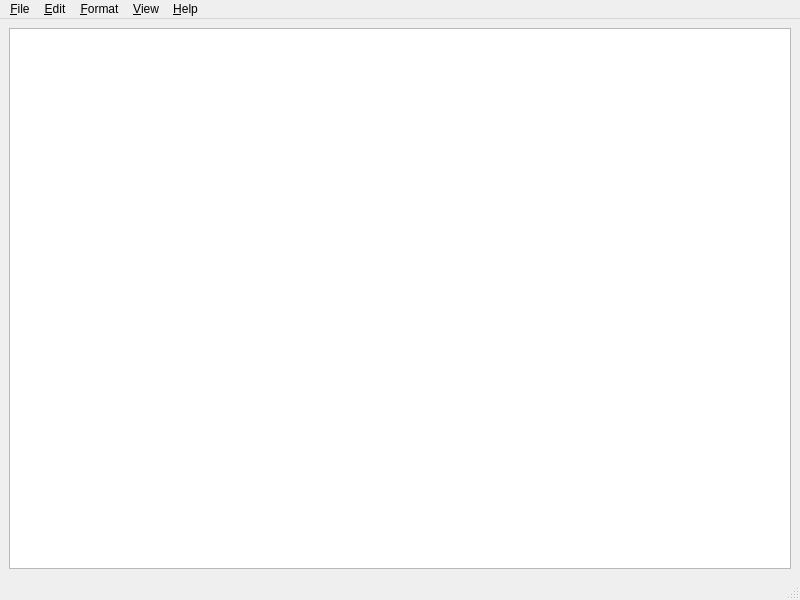
<?xml version="1.0" encoding="UTF-8"?>
<ui version="4.0">
 <class>MainWindow</class>
 <widget class="QMainWindow" name="MainWindow">
  <property name="geometry">
   <rect>
    <x>0</x>
    <y>0</y>
    <width>800</width>
    <height>600</height>
   </rect>
  </property>
  <property name="windowTitle">
   <string>MainWindow</string>
  </property>
  <widget class="QWidget" name="centralwidget">
   <layout class="QVBoxLayout" name="verticalLayout">
    <item>
     <widget class="QPlainTextEdit" name="plainTextEdit"/>
    </item>
   </layout>
  </widget>
  <widget class="QMenuBar" name="menubar">
   <property name="geometry">
    <rect>
     <x>0</x>
     <y>0</y>
     <width>800</width>
     <height>23</height>
    </rect>
   </property>
   <widget class="QMenu" name="menuFile">
    <property name="title">
     <string>&amp;File</string>
    </property>
    <addaction name="newFile"/>
    <addaction name="newWindowFile"/>
    <addaction name="openFile"/>
    <addaction name="saveFile"/>
    <addaction name="saveFileAs"/>
    <addaction name="separator"/>
    <addaction name="printFile"/>
    <addaction name="separator"/>
    <addaction name="exitapp"/>
   </widget>
   <widget class="QMenu" name="menuEdit">
    <property name="title">
     <string>&amp;Edit</string>
    </property>
    <addaction name="undoEdit"/>
    <addaction name="separator"/>
    <addaction name="cutEdit"/>
    <addaction name="copyEdit"/>
    <addaction name="pasteEdit"/>
    <addaction name="deleteEdit"/>
    <addaction name="separator"/>
    <addaction name="selectAll"/>
    <addaction name="dateTimeEdit"/>
   </widget>
   <widget class="QMenu" name="menuFormat">
    <property name="title">
     <string>&amp;Format</string>
    </property>
    <addaction name="autoWrapFormat"/>
    <addaction name="FontFormat"/>
   </widget>
   <widget class="QMenu" name="menuView">
    <property name="title">
     <string>&amp;View</string>
    </property>
    <addaction name="statusBarView"/>
   </widget>
   <widget class="QMenu" name="menuHelp">
    <property name="title">
     <string>&amp;Help</string>
    </property>
    <addaction name="aboutHelp"/>
   </widget>
   <addaction name="menuFile"/>
   <addaction name="menuEdit"/>
   <addaction name="menuFormat"/>
   <addaction name="menuView"/>
   <addaction name="menuHelp"/>
  </widget>
  <widget class="QStatusBar" name="statusbar"/>
  <action name="newFile">
   <property name="text">
    <string>New</string>
   </property>
   <property name="shortcut">
    <string>Ctrl+N</string>
   </property>
  </action>
  <action name="openFile">
   <property name="text">
    <string>Open</string>
   </property>
   <property name="shortcut">
    <string>Ctrl+O</string>
   </property>
  </action>
  <action name="saveFile">
   <property name="text">
    <string>Save</string>
   </property>
   <property name="shortcut">
    <string>Ctrl+S</string>
   </property>
  </action>
  <action name="saveFileAs">
   <property name="text">
    <string>Save As...</string>
   </property>
   <property name="shortcut">
    <string>Ctrl+Shift+S</string>
   </property>
  </action>
  <action name="printFile">
   <property name="text">
    <string>Print</string>
   </property>
   <property name="shortcut">
    <string>Ctrl+P</string>
   </property>
  </action>
  <action name="exitapp">
   <property name="text">
    <string>Exit</string>
   </property>
  </action>
  <action name="undoEdit">
   <property name="text">
    <string>Undo</string>
   </property>
   <property name="shortcut">
    <string>Ctrl+Z</string>
   </property>
  </action>
  <action name="cutEdit">
   <property name="text">
    <string>Cut</string>
   </property>
   <property name="shortcut">
    <string>Ctrl+X</string>
   </property>
  </action>
  <action name="copyEdit">
   <property name="text">
    <string>Copy</string>
   </property>
   <property name="shortcut">
    <string>Ctrl+C</string>
   </property>
  </action>
  <action name="pasteEdit">
   <property name="text">
    <string>Paste</string>
   </property>
   <property name="shortcut">
    <string>Ctrl+V</string>
   </property>
  </action>
  <action name="deleteEdit">
   <property name="text">
    <string>Delete</string>
   </property>
   <property name="shortcut">
    <string>Del</string>
   </property>
  </action>
  <action name="selectAll">
   <property name="text">
    <string>Select All</string>
   </property>
   <property name="shortcut">
    <string>Ctrl+A</string>
   </property>
  </action>
  <action name="dateTimeEdit">
   <property name="text">
    <string>Date/Time</string>
   </property>
   <property name="shortcut">
    <string>F5</string>
   </property>
  </action>
  <action name="autoWrapFormat">
   <property name="checkable">
    <bool>true</bool>
   </property>
   <property name="text">
    <string>Auto Wrap</string>
   </property>
  </action>
  <action name="FontFormat">
   <property name="text">
    <string>Font</string>
   </property>
  </action>
  <action name="statusBarView">
   <property name="checkable">
    <bool>true</bool>
   </property>
   <property name="checked">
    <bool>true</bool>
   </property>
   <property name="text">
    <string>Status Bar</string>
   </property>
  </action>
  <action name="aboutHelp">
   <property name="text">
    <string>About</string>
   </property>
  </action>
  <action name="newWindowFile">
   <property name="text">
    <string>New Window</string>
   </property>
   <property name="shortcut">
    <string>Ctrl+Shift+N</string>
   </property>
  </action>
 </widget>
 <resources/>
 <connections/>
</ui>
